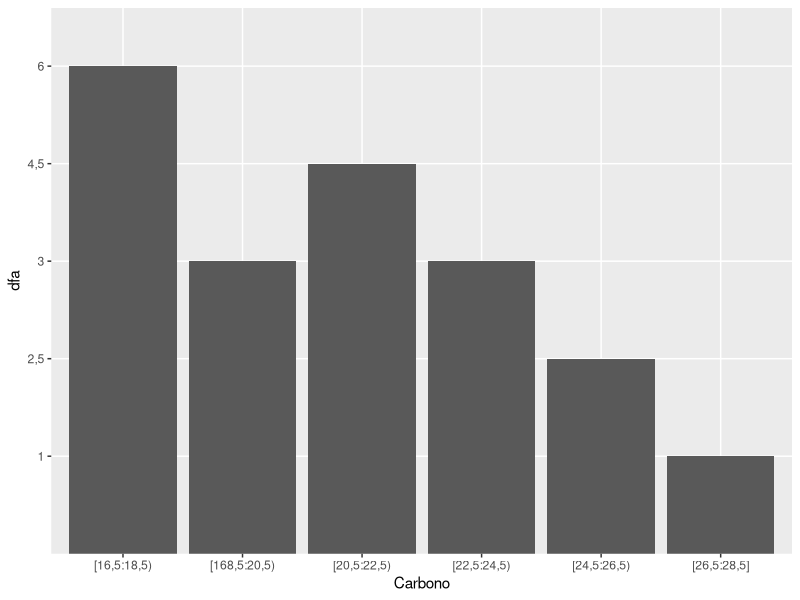

This figure's R source:
library(ggplot2)

dados<-read.csv("3CDados.csv")

ggplot(dados, aes(y = dfa, x = Carbono)) +
  geom_bar(stat = "identity")